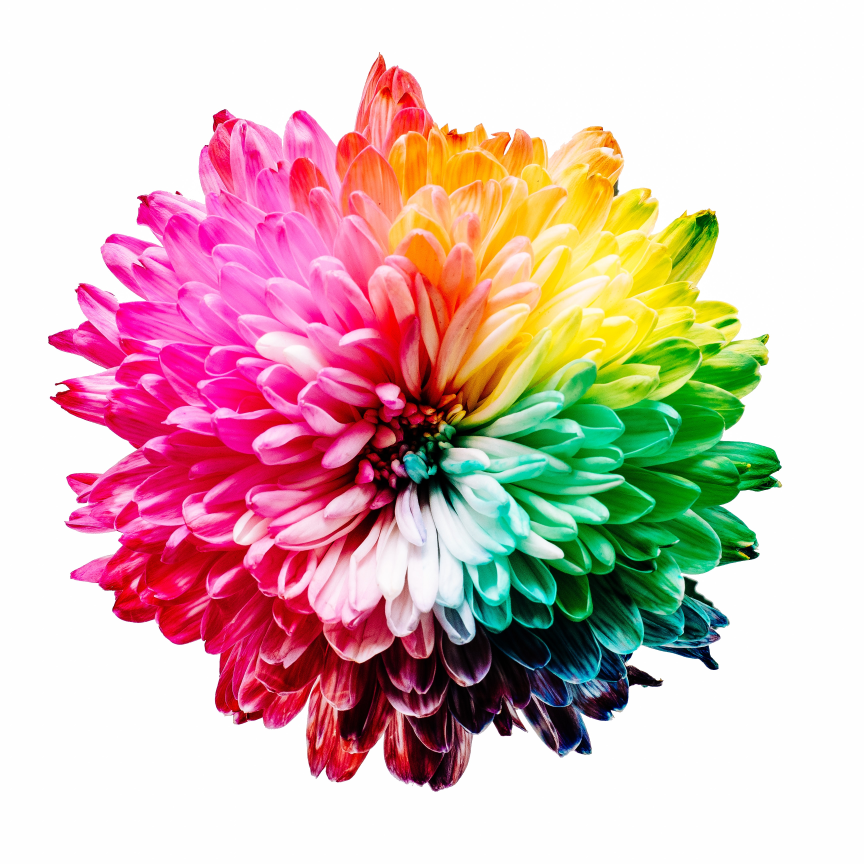
#> input picture src/python/Color/images/flower.jpg, 3456 x 3456 px (shown at 1/4 size)
$ jupyter execute image.ipynb
#> lines starting #> are read from the running program, lines starting #| are printed output that depends on the picture; after the words box and inside, x2 and y2 are one past the last pixel; in counts of white or black regions, pixels touching at a corner belong together
### src/python/Color/Plot.py
import seaborn as sns
import matplotlib.pyplot as plt
from numpy.typing import ArrayLike

def plot_palette(palette:list[str])->None:
    sns.palplot(sns.color_palette(palette))

def hsv_imshow(img:ArrayLike,**kwargs)->None:
    plt.axis('off')
    plt.hsv()
    plt.imshow(img,**kwargs)

### src/python/Color/image.ipynb
# On Image Colors

Reference:
1. [Colour Filtering and Colour Pop Effects using OpenCV Python](https://medium.com/featurepreneur/colour-filtering-and-colour-pop-effects-using-opencv-python-3ce7d4576140)
2. [Building an Image Color Analyzer using Python](https://towardsdatascience.com/building-an-image-color-analyzer-using-python-12de6b0acf74)
3. [Image Color Extraction with Python in 4 Steps](https://towardsdatascience.com/image-color-extraction-with-python-in-4-steps-8d9370d9216e)

## Color filtering

[cell 1]
import cv2 as cv
import numpy as np
from matplotlib import pyplot as plt
from matplotlib.colors import hsv_to_rgb

#read the image
img = cv.imread("images/flower.jpg")
#> img is the input picture: shape (3456, 3456, 3); mean B, G, R 182.9, 186.7, 216.4
plt.axis('off')
plt.imshow(img)

[cell 2]
from Color.Plot import hsv_imshow

[cell 3]
#convert the BGR image to HSV colour space
hsv = cv.cvtColor(img, cv.COLOR_BGR2HSV)
#> hsv: shape (3456, 3456, 3); mean H, S, V 52.5, 86.5, 228

hsv_imshow(hsv)

[cell 4]
#set the lower and upper bounds for the green hue
lower_green = np.array([50,100,50])
upper_green = np.array([70,255,255])

#create a mask for green colour using inRange function
mask = cv.inRange(hsv, lower_green, upper_green)
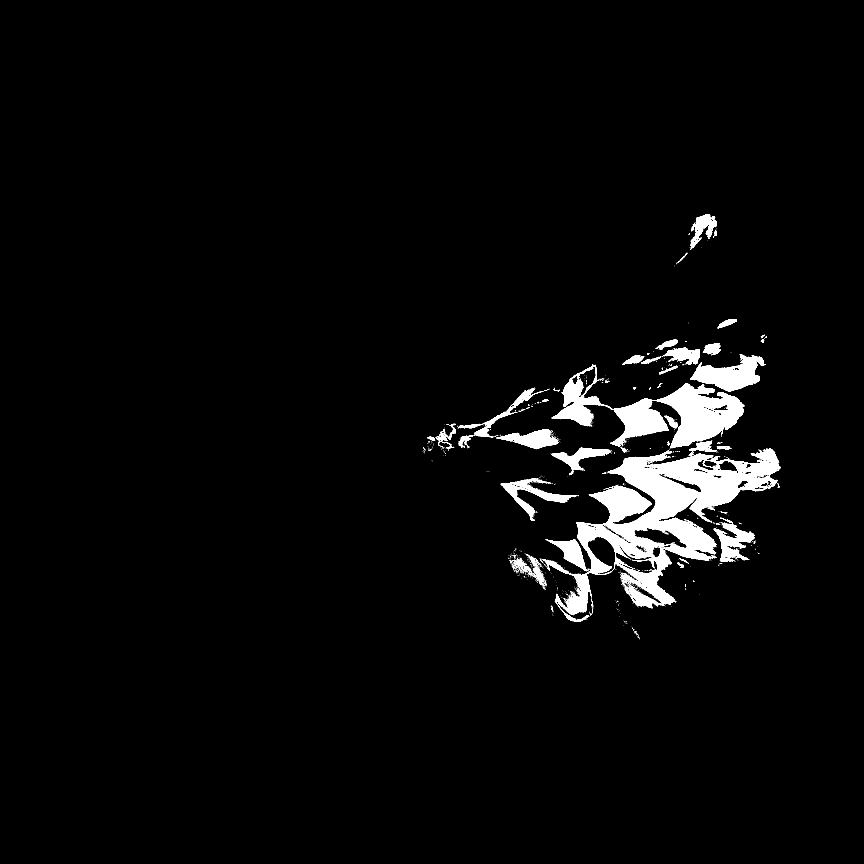
#> mask: shape (3456, 3456) (shown at 1/4 size); 3.3% white; 1819 white regions (1722 under 20 px), largest, box (x1, y1, x2, y2) and area: (2166, 1794, 3122, 2487) 191586, (2205, 1457, 2977, 1793) 86123, (2762, 1417, 3063, 1565) 22209

#perform bitwise and on the original image arrays using the mask
res = cv.bitwise_and(img, img, mask=mask)
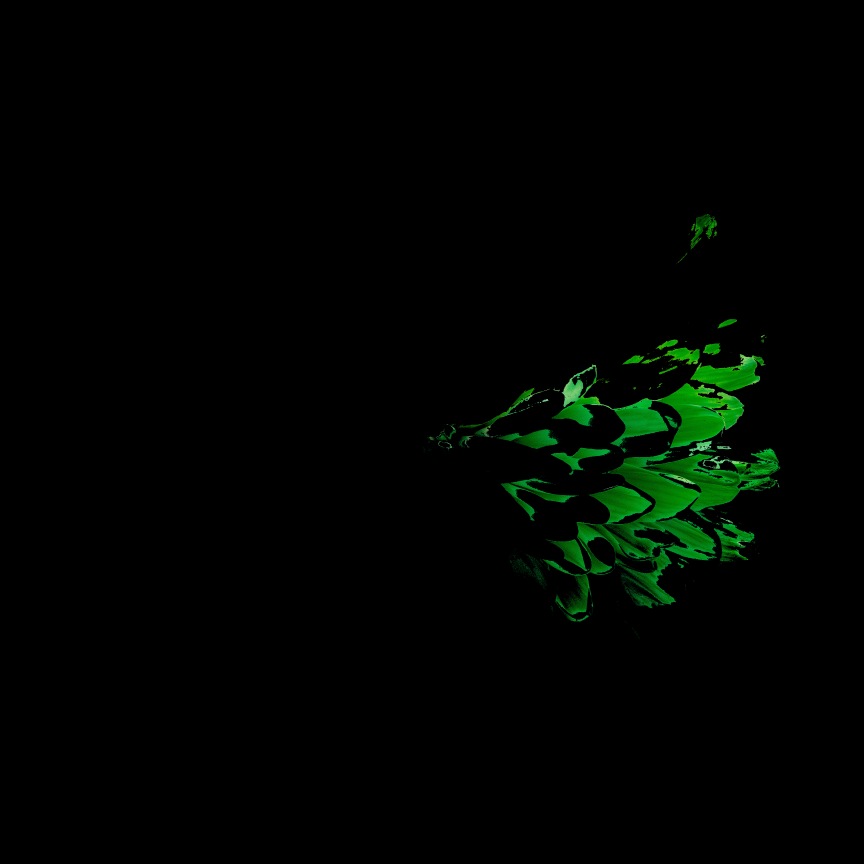
#> res: shape (3456, 3456, 3) (shown at 1/4 size); mean B, G, R 0.7, 4.2, 0.3

hsv_imshow(mask)

[cell 5]
hsv_imshow(res)

[cell 6]
def prep_image(raw_img,size):
#> called with size = (900, 900)
    modified_img = cv.resize(raw_img,size,interpolation=cv.INTER_AREA)
#> modified_img: shape (900, 900, 3); mean H, S, V 52.5, 86.5, 228
    modified_img = modified_img.reshape(modified_img.shape[0]*modified_img.shape[1], 3)
    return modified_img
